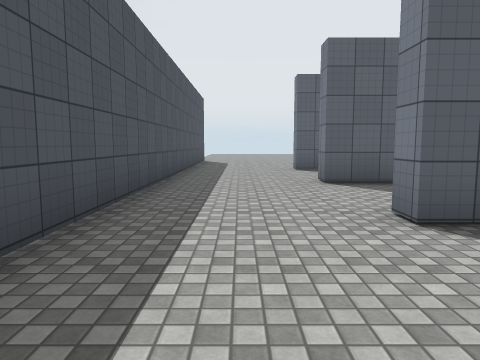
[1] (above)

24 first-person views from a walk through a Unity game level. The camera is 1.4 m above the floor, tilts 6° down and sees 70° across. The floor is counted in squares, 2 m on a side. Each view is taken from the middle of a square. On the plan, view 1 faces up. The plan holds only what a view shows up to about 11 squares ahead; the rest is blank. The place goes on beyond the plan. The player character is not drawn. Surface patterns are stand-ins for the level's own textures.

[2]
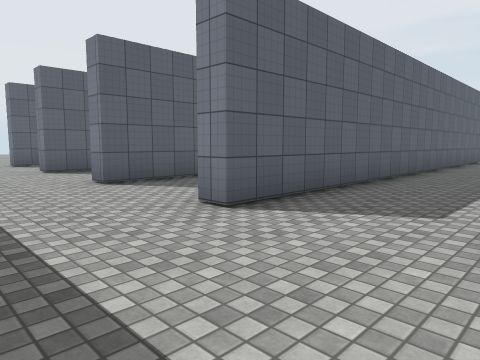

[3]
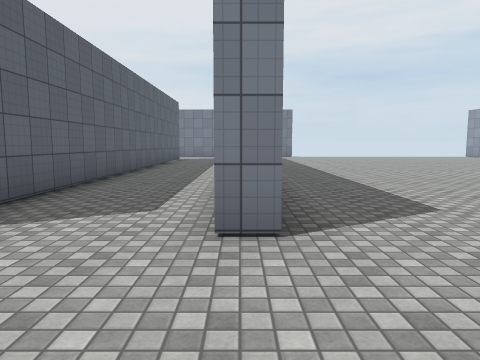

[4]
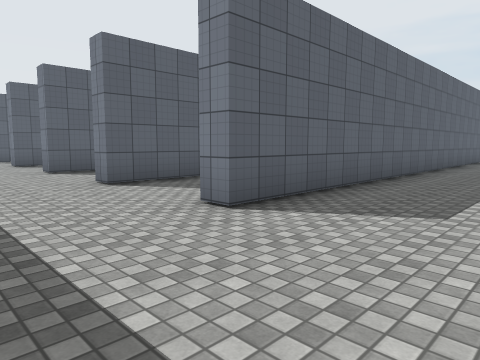

[5]
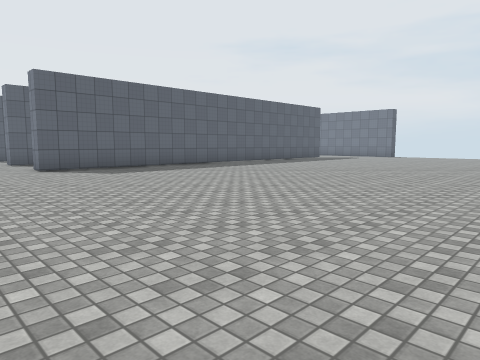

[6]
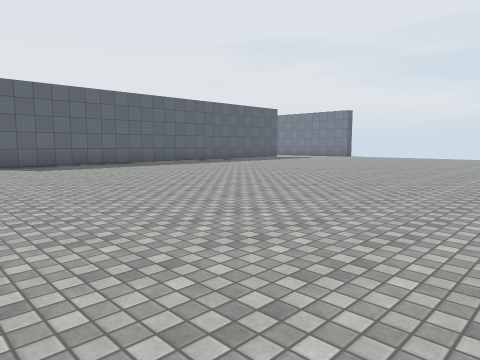

[7]
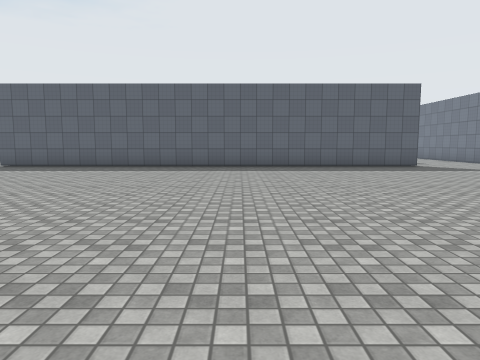

[8]
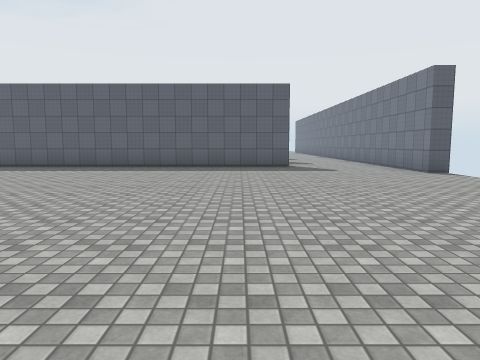

[9]
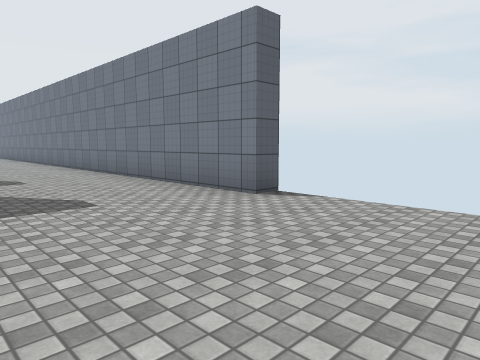

[10]
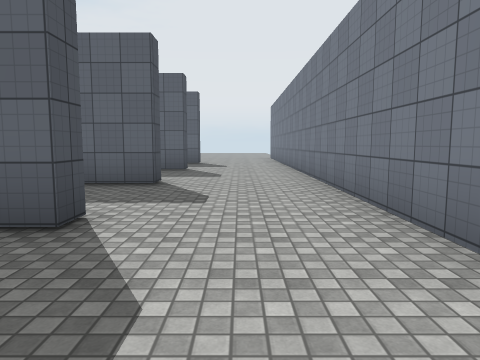

[11]
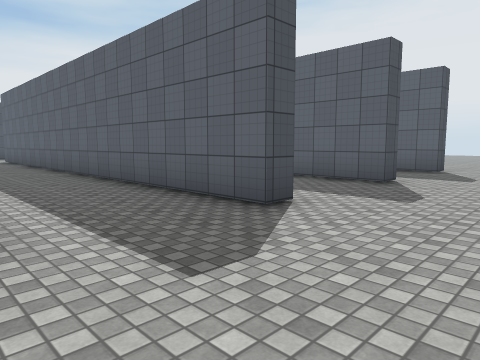

[12]
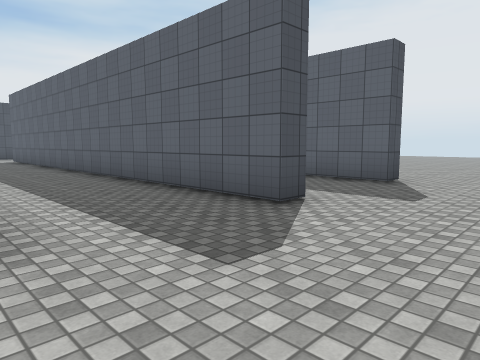

[13]
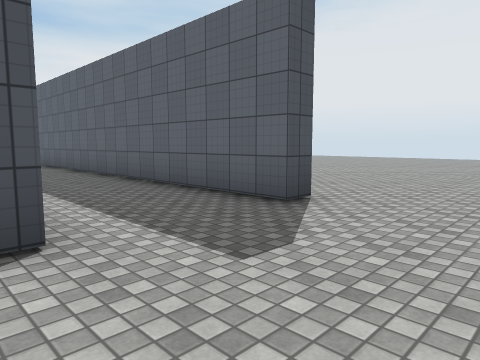

[14]
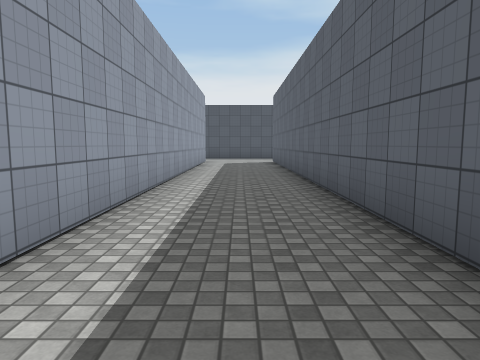

[15]
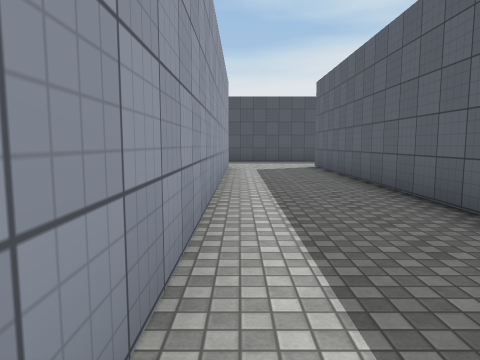

[16]
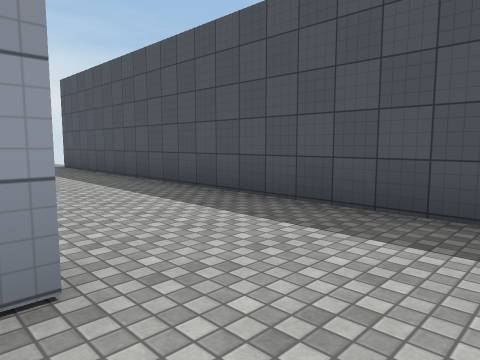

[17]
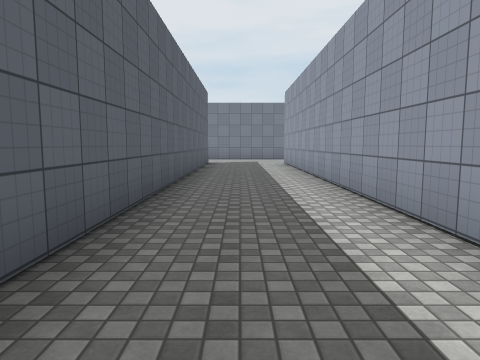

[18]
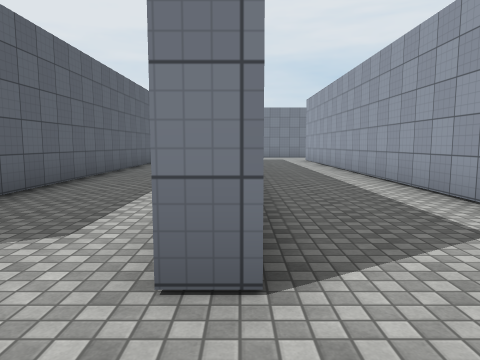

[19]
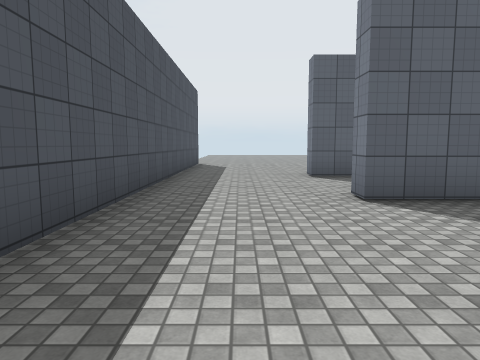

[20]
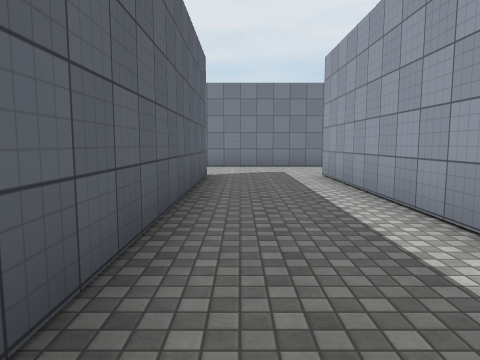

[21]
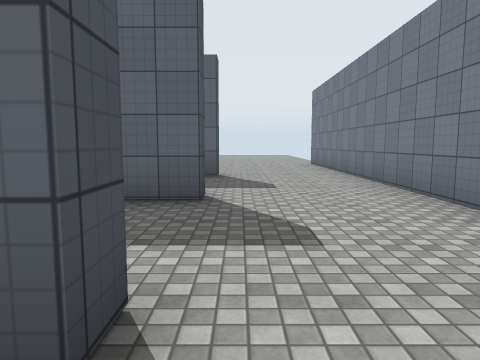

[22]
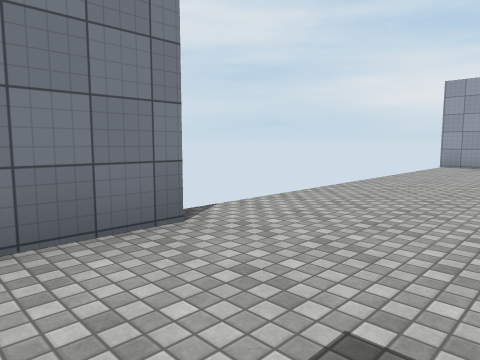

[23]
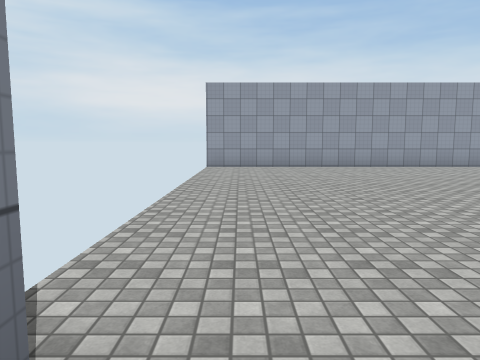

[24]
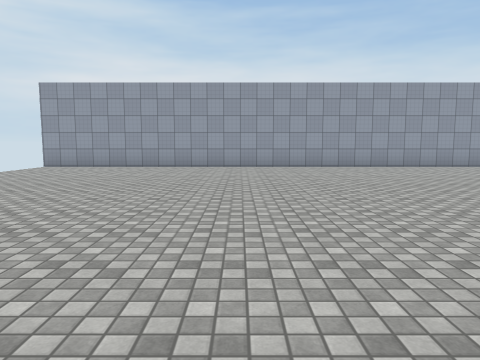

### Floor plan
Points are (right, up) in squares from view 1. A wall is a line through its corners. A room is listed if a view was taken in it or the views show most of it. See-through windows are left out.
Room 1 (views 1, 2, 3, 4, 5, 6, 7, 8, 9, 10, 11, 12, 13, 14, 15, 16, 17, 18, 19, 20, 21, 22, 23, 24)
walls: (9.5, -2.8) (14.6, -2.8); (3.9, 0.2) (11, 0.2); (4.1, 3.4) (13.1, 3.4); (14.6, -3.3) (1.5, -3.3) (1.5, -2.8); (14.5, 0.2) (14.5, -0.3) (1.5, -0.3) (1.5, 0.2); (14.5, 3.5) (14.5, 2.9) (1.5, 2.9) (1.5, 3.5); (17.5, -5.8) (17.5, 11.5); (1.9, 6.7) (13.1, 6.7); (14.5, 6.8) (14.5, 6.2) (1.5, 6.2) (1.5, 6.8); (14.5, 9.9) (14.5, 9.3) (1.5, 9.3) (1.5, 9.9); (4.6, -15.5) (18.1, -15.5); (-1.5, 11.5) (-1.5, -5.9)
ways out: gap at (-2, -6); gap at (18, -6)

Where each view was taken, in squares from view 1:
view 1: 0 up, 0 right, facing up
view 2: 3 down, 1 left, facing up-right
view 3: 3 down, 1 left, facing right
view 4: 6 down, 1 left, facing up-right
view 5: 13 down, 1 left, facing up-right
view 6: 15 down, 0 right, facing up-right
view 7: 14 down, 9 right, facing up
view 8: 14 down, 13 right, facing up
view 9: 9 down, 14 right, facing up-right
view 10: 3 down, 16 right, facing up
view 11: 0 up, 17 right, facing up-left
view 12: 3 up, 17 right, facing up-left
view 13: 6 up, 17 right, facing up-left
view 14: 8 up, 15 right, facing left
view 15: 7 up, 12 right, facing left
view 16: 5 up, 2 right, facing down-left
view 17: 5 up, 2 right, facing right
view 18: 3 up, 0 right, facing right
view 19: 2 up, 0 right, facing up
view 20: 1 down, 7 right, facing right
view 21: 2 up, 15 right, facing up
view 22: 4 down, 15 right, facing down-right
view 23: 5 down, 17 right, facing down
view 24: 5 down, 12 right, facing down
